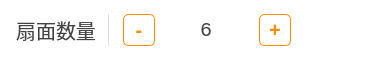
   <widget class="QFrame" name="frame_15">
    <property name="geometry">
     <rect>
      <x>24</x>
      <y>508</y>
      <width>392</width>
      <height>60</height>
     </rect>
    </property>
    <property name="styleSheet">
     <string notr="true">QFrame{
background: #FFFFFF;
border: 0px;
border-radius:5px;
}

QLineEdit{
font-family: Consolas;
font-size: 20px;
color: #424242;
background: rgb(0,0,0,0);
border: 0px;
}
QLabel{
font-family: &quot;微软雅黑&quot;;
font-size: 20px;
color: #424242;
}</string>
    </property>
    <property name="frameShape">
     <enum>QFrame::StyledPanel</enum>
    </property>
    <property name="frameShadow">
     <enum>QFrame::Raised</enum>
    </property>
    <widget class="QLabel" name="label_12">
     <property name="geometry">
      <rect>
       <x>16</x>
       <y>18</y>
       <width>80</width>
       <height>24</height>
      </rect>
     </property>
     <property name="font">
      <font>
       <family>微软雅黑</family>
       <pointsize>-1</pointsize>
      </font>
     </property>
     <property name="styleSheet">
      <string notr="true"/>
     </property>
     <property name="text">
      <string>扇面数量</string>
     </property>
     <property name="alignment">
      <set>Qt::AlignCenter</set>
     </property>
    </widget>
    <widget class="QFrame" name="frame_16">
     <property name="geometry">
      <rect>
       <x>108</x>
       <y>14</y>
       <width>1</width>
       <height>32</height>
      </rect>
     </property>
     <property name="styleSheet">
      <string notr="true">background: rgb(0, 0, 0, 0); 
border:1px solid #dfdfdf; </string>
     </property>
     <property name="frameShape">
      <enum>QFrame::StyledPanel</enum>
     </property>
     <property name="frameShadow">
      <enum>QFrame::Raised</enum>
     </property>
    </widget>
    <widget class="QPushButton" name="pushButton_minus">
     <property name="geometry">
      <rect>
       <x>123</x>
       <y>14</y>
       <width>32</width>
       <height>32</height>
      </rect>
     </property>
     <property name="styleSheet">
      <string notr="true">QPushButton{
border: 1px solid #FF8C00;
border-radius: 4.54px;
color: #FF8C00;
font-familay : 微软雅黑;
font-size: 20px;
font-weight: bold;
}
QPushButton:pressed{
background-color: #EAEAEA;
border: 1px solid #FF8C00;
border-radius: 4.54px;
color: #FF8C00;
font-familay : 微软雅黑;
font-size: 20px;
font-weight: bold;
}
QPushButton:disabled{
border: 1px solid #C7C7C7;
border-radius: 4.54px;
color: #C7C7C7;
font-familay : 微软雅黑;
font-size: 20px;
font-weight: bold;
}
QPushButton:checked{
background-color: #FF8C00;
border: 0px;
border-radius: 4.54px;
color: #FFFFFF;
font-familay : 微软雅黑;
font-size: 20px;
font-weight: bold;
}</string>
     </property>
     <property name="text">
      <string>-</string>
     </property>
    </widget>
    <widget class="QPushButton" name="pushButton_add">
     <property name="geometry">
      <rect>
       <x>259</x>
       <y>14</y>
       <width>32</width>
       <height>32</height>
      </rect>
     </property>
     <property name="styleSheet">
      <string notr="true">QPushButton{
background-color: #FFFFFF;
border: 1px solid #FF8C00;
border-radius: 4.54px;
color: #FF8C00;
font-familay : 微软雅黑;
font-size: 20px;
font-weight: bold;
}
QPushButton:pressed{
background-color: #EAEAEA;
border: 1px solid #FF8C00;
border-radius: 4.54px;
color: #FF8C00;
font-familay : 微软雅黑;
font-size: 20px;
font-weight: bold;
}
QPushButton:disabled{
border: 1px solid #C7C7C7;
border-radius: 4.54px;
color: #C7C7C7;
font-familay : 微软雅黑;
font-size: 20px;
font-weight: bold;
}</string>
     </property>
     <property name="text">
      <string>+</string>
     </property>
    </widget>
    <widget class="QLineEdit" name="lineEdit_num">
     <property name="enabled">
      <bool>false</bool>
     </property>
     <property name="geometry">
      <rect>
       <x>167</x>
       <y>18</y>
       <width>80</width>
       <height>24</height>
      </rect>
     </property>
     <property name="font">
      <font>
       <family>Consolas</family>
       <pointsize>-1</pointsize>
      </font>
     </property>
     <property name="focusPolicy">
      <enum>Qt::ClickFocus</enum>
     </property>
     <property name="styleSheet">
      <string notr="true">font-family: Consolas;
font-size: 20px;
color: #424242;</string>
     </property>
     <property name="text">
      <string>6</string>
     </property>
     <property name="alignment">
      <set>Qt::AlignCenter</set>
     </property>
    </widget>
   </widget>
